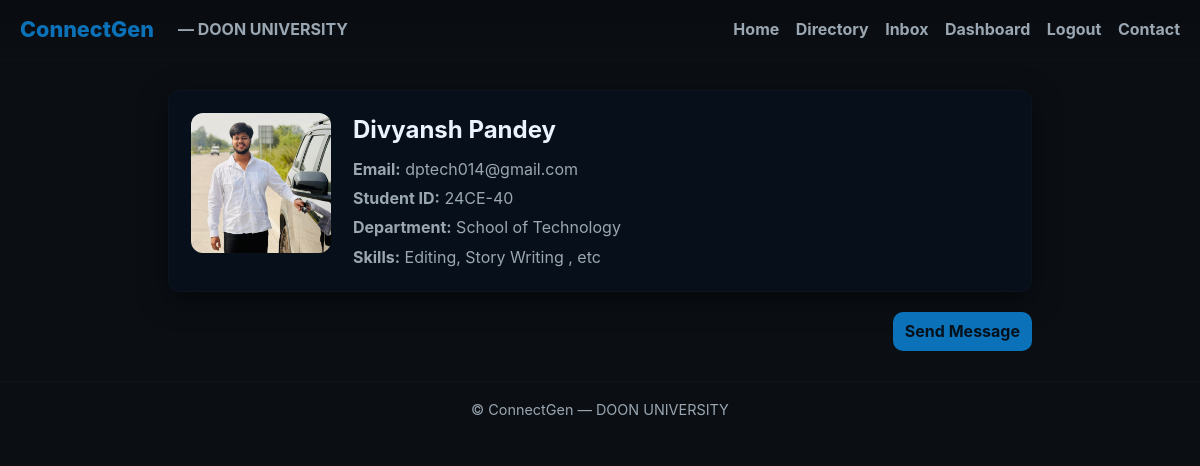
Page /profile/dptech014@gmail.com/ (signed in) on the committed database.
### users/models.py (models this page shows, shortened)
class Profile(models.Model):
    first_name = models.CharField(max_length=50, blank=True)
    last_name = models.CharField(max_length=50, blank=True)
    user = models.OneToOneField(User, on_delete=models.CASCADE, related_name='profile')
    skills = models.TextField(blank=True, null=True)
    student_id = models.CharField(max_length=50, unique=True)
    department = models.CharField(max_length=20, choices=DEPARTMENT_CHOICES, blank=True)
    photo = models.ImageField(upload_to='profiles/', null=True, blank=True)
    is_approved = models.BooleanField(default=False)   # admin approval flag
    submitted_at = models.DateTimeField(auto_now_add=True)
    class Meta:
        ordering = ['-submitted_at']

### users/views.py (the view)
# urls.py: path('profile/<str:username>/', views.profile_view, name='profile'),
@login_required
def profile_view(request, username):
    user_obj = get_object_or_404(User, username=username)
    profile = get_object_or_404(Profile, user=user_obj)
    return render(request, 'users/profile.html', {'profile': profile})

### users/templates/users/profile.html (shortened to what this page needs)
{% extends "users/base.html" %}
{% load static %}
{% block content %}
<div class="container" style="max-width:900px;margin:30px auto;padding:0 18px;">
  <div class="card" style="padding:22px;display:flex;gap:22px;align-items:flex-start;">
    {% if profile.photo %}
      <img src="{{ profile.photo.url }}" alt="Profile photo"
           style="width:140px;height:140px;border-radius:12px;object-fit:cover;">
    {% else %}
      <div style="width:140px;height:140px;border-radius:12px;background:#072029;
                  display:flex;align-items:center;justify-content:center;
                  color:#00aaff;font-size:2.4rem;font-weight:700;">
        {{ profile.user.username|slice:":1" }}
      </div>
    {% endif %}
    <div>
      <h2 style="margin:0 0 10px 0;color:#eaf3ff;">{{ profile.user.get_full_name|default:profile.user.username }}</h2>
      <p style="color:var(--muted);margin:0 0 6px 0;">
        <strong>Email:</strong> {{ profile.user.email }}
      </p>
      {% if profile.student_id %}
      <p style="color:var(--muted);margin:0 0 6px 0;">
        <strong>Student ID:</strong> {{ profile.student_id }}
      </p>
      {% endif %}
      {% if profile.department %}
      <p style="color:var(--muted);margin:0 0 6px 0;">
        <strong>Department:</strong> {{ profile.get_department_display }}
      </p>
      {% endif %}
      {% if profile.skills %}
      <p style="color:var(--muted);margin:0;"><strong>Skills:</strong> {{ profile.skills }}</p>
      {% endif %}
    </div>
  </div>
  <div style="margin-top:20px;text-align:right;">
    <a class="btn" href="{% url 'users:send_message' profile.user.username %}">
      Send Message
    </a>
  </div>
</div>
{% endblock %}

### users/templates/users/base.html (style rules this page uses)
:root { --bg: #0b0f14; --card-bg: #07101a; --accent: #0b72b9; --accent2: #1f7bdc; --muted: #9aa7b2; --text: #e6eef6; }
* { box-sizing:border-box }
html,body { height:100%;margin:0 }
body { background:var(--bg); color:var(--text); font-family:Inter, system-ui, -apple-system, "Segoe UI", Roboto, Arial; -webkit-font-smoothing:antialiased; -moz-osx-font-smoothing:grayscale; line-height:1.45; }
.container { max-width:1100px;margin:18px auto;padding:0 16px }
.card { background:var(--card-bg);border-radius:12px;padding:14px;border:1px solid rgba(255,255,255,0.02);box-shadow:0 8px 28px rgba(0,0,0,0.55) }
.btn { display:inline-block;background:var(--accent);color:#04101a;padding:8px 12px;border-radius:10px;text-decoration:none;font-weight:700;border:none;cursor:pointer }

### rows in the picture
Profile: photo (picture), user.get_full_name "Divyansh Pandey", user.email "dptech014@gmail.com", student_id "24CE-40", department "School of Technology", skills "Editing, Story Writing , etc"
